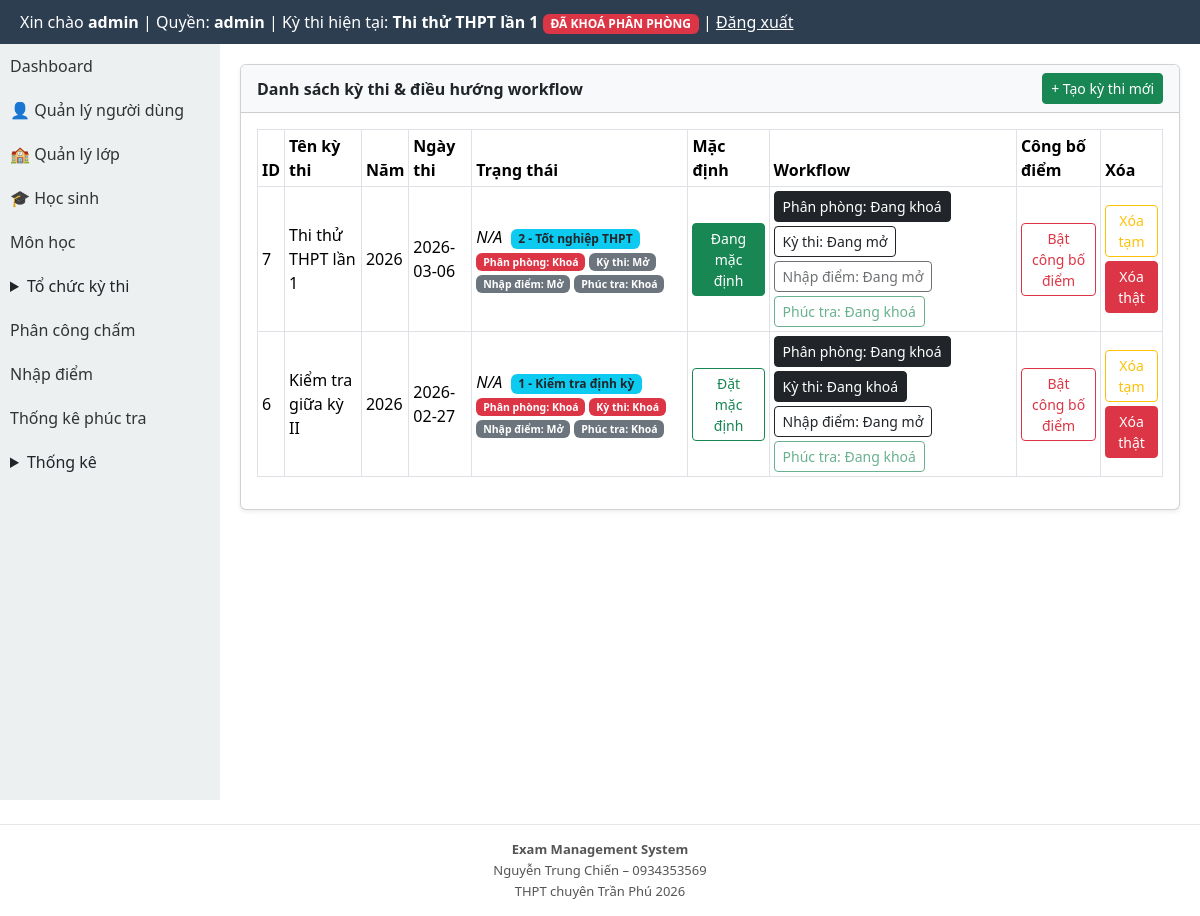
/modules/exams/index.php (signed in), run on an earlier commit of the app's database.
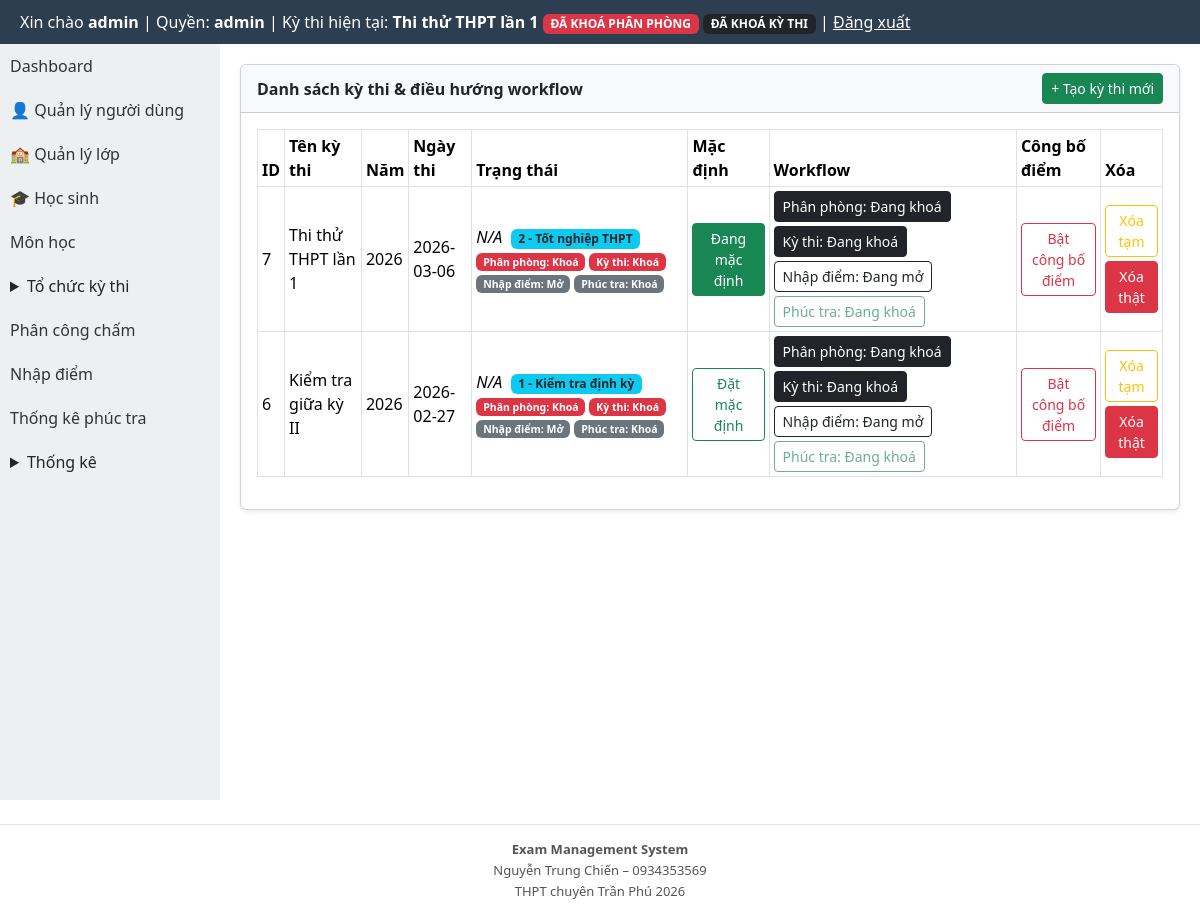
And on a later commit of the database.
### tables this page shows
CREATE TABLE exams (
  id INTEGER PRIMARY KEY AUTOINCREMENT,
  ten_ky_thi TEXT,
  nam INTEGER,
  ngay_thi TEXT
, is_default INTEGER DEFAULT 0, deleted_at TEXT, distribution_locked INTEGER DEFAULT 0, rooms_locked INTEGER DEFAULT 0, exam_locked INTEGER DEFAULT 0, scoring_closed INTEGER DEFAULT 0, exam_mode INTEGER DEFAULT 1, is_locked INTEGER DEFAULT 0, is_score_entry_locked INTEGER DEFAULT 0, is_score_published INTEGER DEFAULT 0, is_recheck_open INTEGER DEFAULT 0);

### core/auth.php (called while the page is built, shortened)
<?php
function normalize_role(?string $role): string {
    $normalized = strtolower(trim((string) $role));
    return match ($normalized) {
        'score_entry', 'score-input', 'score_input', 'nhapdiem', 'nhap_diem' => 'scorer',
        'exam_manager', 'quanlythi', 'exam-manager' => 'organizer',
        default => $normalized,
    };
}
function current_user_role(): string {
    $sessionRole = $_SESSION['role'] ?? null;
    if (is_string($sessionRole) && trim($sessionRole) !== '') {
        return normalize_role($sessionRole);
    }
    $userRole = $_SESSION['user']['role'] ?? null;
    return normalize_role(is_string($userRole) ? $userRole : '');
}

### modules/exams/_common.php (called while the page is built, shortened)
<?php
require_once BASE_PATH . '/core/auth.php';
require_once BASE_PATH . '/core/db.php';
require_once BASE_PATH . '/modules/exams/exam_context_helper.php';
function exams_normalize_exam_mode(mixed $mode): int
{
    $value = (int) $mode;
    return in_array($value, [1, 2], true) ? $value : 1;
}
function exams_exam_mode_label(mixed $mode): string
{
    return exams_normalize_exam_mode($mode) === 2 ? '2 - Tốt nghiệp THPT' : '1 - Kiểm tra định kỳ';
}

### modules/exams/exam_context_helper.php (called while the page is built, shortened)
<?php
function getCurrentExam(): ?array
{
    global $pdo;
    $cols = array_column($pdo->query('PRAGMA table_info(exams)')->fetchAll(PDO::FETCH_ASSOC), 'name');
    $hasDeletedAt = in_array('deleted_at', $cols, true);
    $activeWhere = $hasDeletedAt ? '(deleted_at IS NULL OR trim(deleted_at) = "")' : '1=1';
    $defaultStmt = $pdo->query('SELECT * FROM exams WHERE ' . $activeWhere . ' AND is_default = 1 ORDER BY id DESC LIMIT 1');
    $defaultExam = $defaultStmt ? $defaultStmt->fetch(PDO::FETCH_ASSOC) : false;
    if (is_array($defaultExam)) {
        return $defaultExam;
    }
}
function getCurrentExamId(): int
{
    $exam = getCurrentExam();
    return (int) ($exam['id'] ?? 0);
}

### modules/exams/index.php (the view, shortened to what the rows shown need)
<?php
require_once BASE_PATH . '/modules/exams/_common.php';
$hasTrangThai = false;
$selectTrangThai = $hasTrangThai ? ', trang_thai' : '';
$currentExamId = getCurrentExamId();
$isAdmin = current_user_role() === 'admin';
$examWhere = $isAdmin ? '' : ' WHERE deleted_at IS NULL';
$exams = $pdo->query('SELECT id, ten_ky_thi, nam, ngay_thi, exam_mode, deleted_at, is_default,
    COALESCE(distribution_locked,0) AS distribution_locked,
    COALESCE(rooms_locked,0) AS rooms_locked,
    COALESCE(is_locked,0) AS is_locked,
    COALESCE(exam_locked,0) AS exam_locked,
    COALESCE(is_score_entry_locked,0) AS is_score_entry_locked,
    COALESCE(is_recheck_open,0) AS is_recheck_open,
    COALESCE(scoring_closed,0) AS scoring_closed,
    COALESCE(is_score_published,0) AS is_score_published' . $selectTrangThai . ' FROM exams' . $examWhere . ' ORDER BY id DESC')->fetchAll(PDO::FETCH_ASSOC);
require_once BASE_PATH . '/layout/header.php';
?>
<link href="https://cdn.jsdelivr.net/npm/bootstrap@5.3.3/dist/css/bootstrap.min.css" rel="stylesheet">
<div style="display:flex;min-height:calc(100vh - 44px);">
    <div style="flex:1;padding:20px;min-width:0;">
        <div class="card shadow-sm">
            <div class="card-body">
                <div class="table-responsive">
                    <table class="table table-bordered table-sm align-middle">
                        <thead>
                        <tr><th>ID</th><th>Tên kỳ thi</th><th>Năm</th><th>Ngày thi</th><th>Trạng thái</th><th>Mặc định</th><?php if ($isAdmin): ?><th>Workflow</th><?php endif; ?><th>Công bố điểm</th><th>Xóa</th></tr>
                        </thead>
                        <tbody>
                        <?php if (empty($exams)): ?>
                            <tr><td colspan="<?= $isAdmin ? 9 : 8 ?>" class="text-center">Chưa có kỳ thi.</td></tr>
                        <?php else: foreach ($exams as $exam): ?>
                            <?php $isDeleted = !empty($exam['deleted_at']); ?>
                            <tr class="<?= $isDeleted ? 'table-warning' : '' ?>">
                                <td><?= (int) $exam['id'] ?></td>
                                <td><?= htmlspecialchars((string) $exam['ten_ky_thi'], ENT_QUOTES, 'UTF-8') ?></td>
                                <td><?= htmlspecialchars((string) $exam['nam'], ENT_QUOTES, 'UTF-8') ?></td>
                                <td><?= htmlspecialchars((string) $exam['ngay_thi'], ENT_QUOTES, 'UTF-8') ?></td>
                                <td>
                                    <?= $hasTrangThai ? htmlspecialchars((string) ($exam['trang_thai'] ?? ''), ENT_QUOTES, 'UTF-8') : '<em>N/A</em>' ?>
                                    <span class="badge bg-info text-dark ms-1"><?= htmlspecialchars(exams_exam_mode_label($exam['exam_mode'] ?? 1), ENT_QUOTES, 'UTF-8') ?></span>
                                    <?php
                                        $distributionLocked = (int) ($exam['distribution_locked'] ?? 0) === 1
                                            || (int) ($exam['rooms_locked'] ?? 0) === 1
                                            || (int) ($exam['is_locked'] ?? 0) === 1;
                                        $examLockedRow = (int) ($exam['exam_locked'] ?? 0) === 1;
                                        $scoreEntryLocked = (int) ($exam['is_score_entry_locked'] ?? 0) === 1
                                            || (int) ($exam['scoring_closed'] ?? 0) === 1;
                                        $recheckOpen = (int) ($exam['is_recheck_open'] ?? 0) === 1;
                                    ?>
                                    <div class="small mt-1 d-flex flex-wrap gap-1">
                                        <span class="badge <?= $distributionLocked ? 'bg-danger' : 'bg-secondary' ?>">Phân phòng: <?= $distributionLocked ? 'Khoá' : 'Mở' ?></span>
                                        <span class="badge <?= $examLockedRow ? 'bg-danger' : 'bg-secondary' ?>">Kỳ thi: <?= $examLockedRow ? 'Khoá' : 'Mở' ?></span>
                                        <span class="badge <?= $scoreEntryLocked ? 'bg-danger' : 'bg-secondary' ?>">Nhập điểm: <?= $scoreEntryLocked ? 'Khoá' : 'Mở' ?></span>
                                        <span class="badge <?= $recheckOpen ? 'bg-success' : 'bg-secondary' ?>">Phúc tra: <?= $recheckOpen ? 'Mở' : 'Khoá' ?></span>
                                    </div>
                                </td>
                                <td>
                                    <form method="post" class="d-inline">
                                        <button class="btn btn-sm <?= $currentExamId === (int) $exam['id'] ? 'btn-success' : 'btn-outline-success' ?>" type="submit"><?= $currentExamId === (int)$exam['id'] ? 'Đang mặc định' : 'Đặt mặc định' ?></button>
                                    </form>
                                </td>
                                <?php if ($isAdmin): ?>
                                <td>
                                    <div class="d-flex flex-wrap gap-1">
                                        <?php $distributionCanToggle = !(!$distributionLocked && ($examLockedRow || $scoreEntryLocked)); ?>
                                        <?php $examCanToggle = ($examLockedRow && !$scoreEntryLocked) || (!$examLockedRow && $distributionLocked); ?>
                                        <?php $scoreCanToggle = ($scoreEntryLocked || $examLockedRow); ?>
                                        <form method="post" class="d-inline">
                                            <button class="btn btn-sm <?= $distributionLocked ? 'btn-dark' : 'btn-outline-dark' ?>" type="submit" <?= $distributionCanToggle ? '' : 'disabled title="Mở khoá theo thứ tự: Nhập điểm -> Kỳ thi -> Phân phòng"' ?>>Phân phòng: <?= $distributionLocked ? 'Đang khoá' : 'Đang mở' ?></button>
                                        </form>
                                        <form method="post" class="d-inline">
                                            <button class="btn btn-sm <?= $examLockedRow ? 'btn-dark' : 'btn-outline-dark' ?>" type="submit" <?= $examCanToggle ? '' : 'disabled title="Khoá theo thứ tự: Phân phòng -> Kỳ thi"' ?>>Kỳ thi: <?= $examLockedRow ? 'Đang khoá' : 'Đang mở' ?></button>
                                        </form>
                                        <form method="post" class="d-inline">
                                            <button class="btn btn-sm <?= $scoreEntryLocked ? 'btn-dark' : 'btn-outline-dark' ?>" type="submit" <?= $scoreCanToggle ? '' : 'disabled title="Khoá theo thứ tự: Kỳ thi -> Nhập điểm"' ?>>Nhập điểm: <?= $scoreEntryLocked ? 'Đang khoá' : 'Đang mở' ?></button>
                                        </form>
                                        <form method="post" class="d-inline">
                                            <button class="btn btn-sm <?= $recheckOpen ? 'btn-success' : 'btn-outline-success' ?>" type="submit" <?= $scoreEntryLocked ? '' : 'disabled title="Chỉ mở/khóa phúc tra sau khi đã khóa nhập điểm"' ?>>Phúc tra: <?= $recheckOpen ? 'Đang mở' : 'Đang khoá' ?></button>
                                        </form>
                                    </div>
                                </td>
                                <?php endif; ?>
                                <td>
                                    <?php if ($isAdmin): ?>
                                        <form method="post" class="d-inline">
                                            <button class="btn btn-sm <?= ((int) ($exam['is_score_published'] ?? 0) === 1) ? 'btn-danger' : 'btn-outline-danger' ?>" type="submit">
                                                <?= ((int) ($exam['is_score_published'] ?? 0) === 1) ? 'Tắt công bố điểm' : 'Bật công bố điểm' ?>
                                            </button>
                                        </form>
                                    <?php else: ?>
                                        <span class="badge bg-secondary"><?= ((int) ($exam['is_score_published'] ?? 0) === 1) ? 'Đã công bố' : 'Chưa công bố' ?></span>
                                    <?php endif; ?>
                                </td>
                                <td>
                                    <div class="d-flex flex-column gap-1">
                                        <?php if (!$isDeleted): ?>
                                            <form method="post" onsubmit="return confirm('Bạn chắc chắn muốn xóa kỳ thi này?')">
                                                <button class="btn btn-sm btn-outline-warning"><?= $isAdmin ? 'Xóa tạm' : 'Xóa' ?></button>
                                            </form>
                                        <?php endif; ?>
                                        <?php if ($isAdmin): ?>
                                            <form method="post" onsubmit="return confirm('XÓA THẬT kỳ thi và toàn bộ dữ liệu liên quan?')">
                                                <button class="btn btn-sm btn-danger">Xóa thật</button>
                                            </form>
                                        <?php endif; ?>
                                    </div>
                                </td>
                            </tr>
                        <?php endforeach; endif; ?>
                        </tbody>
                    </table>
                </div>
            </div>
        </div>
    </div>
</div>
<?php require_once BASE_PATH . '/layout/footer.php'; ?>

What changed in the data, as far as the page shows it:
changed exams "Thi thử THPT lần 1": text "Mở Đang mở" → "Khoá Đang khoá"
Also different on the page:
text now shown: "ĐÃ KHOÁ KỲ THI"
